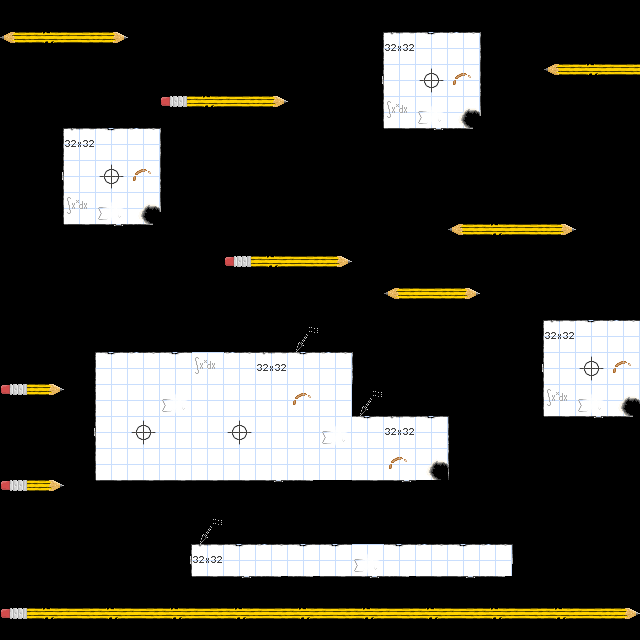

Below is a game level as drawn by its tile map, then a one-line description and the .tmx file that defines it, in full:
An orthogonal 20x20 tile map with 32x32 px tiles, 3 tile layers (background layer, player layer, foreground layer), 2 tilesets and 3 objects.

<map version="1.0" orientation="orthogonal" width="20" height="20" tilewidth="32" tileheight="32">
 <tileset firstgid="1" name="research_sketch_tiles01" tilewidth="32" tileheight="32">
  <image source="../images/research_sketch_tiles01.png" trans="ff00ff" width="320" height="320" />
 </tileset>
 <tileset firstgid="101" name="player" tilewidth="24" tileheight="48">
  <image source="../images/science_guy_frames01.png" trans="ff00ff" width="144" height="144" />
 </tileset>
 <layer name="background layer" width="20" height="20">
  <data encoding="csv">
0,0,0,0,0,0,0,0,0,0,0,0,0,0,0,0,0,0,0,0,
0,0,0,0,0,0,0,0,0,0,0,0,0,0,0,0,0,0,0,0,
0,0,0,0,0,0,0,0,0,0,0,0,0,0,0,0,0,0,0,0,
0,0,0,0,0,0,0,0,0,0,0,0,0,0,0,0,0,0,0,0,
0,0,0,0,0,0,0,0,0,0,0,0,0,0,0,0,0,0,0,0,
0,0,0,0,0,0,0,0,0,0,0,0,0,0,0,0,0,0,0,0,
0,0,0,0,0,0,0,0,0,0,0,0,0,0,0,0,0,0,0,0,
0,0,0,0,0,0,0,0,0,0,0,0,0,0,0,0,0,0,0,0,
0,0,0,0,0,0,0,0,0,0,0,0,0,0,0,0,0,0,0,0,
0,0,0,0,0,0,0,0,0,0,0,0,0,0,0,0,0,0,0,0,
0,0,0,0,0,0,0,0,0,12,0,0,0,0,0,0,0,0,0,0,
0,0,0,0,0,0,0,0,0,0,0,0,0,0,0,0,0,0,0,0,
0,0,0,0,0,0,0,0,0,0,0,12,0,0,0,0,0,0,0,0,
0,0,0,0,0,0,0,0,0,0,0,0,0,0,0,0,0,0,0,0,
0,0,0,0,0,0,0,0,0,0,0,0,0,0,0,0,0,0,0,0,
0,0,0,0,0,0,0,0,0,0,0,0,0,0,0,0,0,0,0,0,
0,0,0,0,0,0,12,0,0,0,0,0,0,0,0,0,0,0,0,0,
0,0,0,0,0,0,0,0,0,0,0,0,0,0,0,0,0,0,0,0,
0,0,0,0,0,0,0,0,0,0,0,0,0,0,0,0,0,0,0,0,
0,0,0,0,0,0,0,0,0,0,0,0,0,0,0,0,0,0,0,0
</data>
 </layer>
 <layer name="player layer" width="20" height="20">
  <data encoding="csv">
0,0,0,0,0,0,0,0,0,0,0,0,0,0,0,0,0,0,0,0,
2,3,4,5,0,0,0,0,0,0,0,21,22,23,24,25,0,0,0,0,
0,0,0,0,0,0,0,0,0,0,0,31,32,33,34,35,0,2,3,4,
0,0,0,0,0,1,3,4,5,0,0,41,42,43,44,45,0,0,0,0,
0,21,22,23,24,25,0,0,0,0,0,51,52,53,54,55,0,0,0,0,
0,31,32,33,34,35,0,0,0,0,0,0,0,0,0,0,0,0,0,0,
0,41,42,43,44,45,0,0,0,0,0,0,0,0,0,0,0,0,0,0,
0,51,52,53,54,55,0,0,0,0,0,0,0,0,2,3,4,5,0,0,
0,0,0,0,0,0,0,1,3,4,5,0,0,0,0,0,0,0,0,0,
0,0,0,0,0,0,0,0,0,0,0,0,2,4,5,0,0,0,0,0,
0,0,0,0,0,0,0,0,0,0,0,0,0,0,0,0,21,22,23,24,
0,0,21,23,24,23,42,24,22,23,24,25,0,0,0,0,31,32,33,34,
1,5,21,32,32,43,32,32,32,34,32,0,0,0,0,0,41,42,43,44,
0,0,31,32,33,32,32,33,32,32,43,23,22,23,35,0,51,52,53,54,
0,0,41,32,32,32,32,32,32,32,32,32,34,44,25,0,0,0,0,0,
1,5,0,52,52,52,52,52,53,54,51,52,53,0,0,0,0,0,0,0,
0,0,0,0,0,0,0,13,14,13,14,13,14,0,0,0,0,0,0,0,
0,0,0,0,0,31,22,23,24,23,23,43,23,24,23,24,45,0,0,0,
0,0,0,0,0,0,52,53,54,54,52,53,54,52,53,54,0,0,0,0,
1,3,4,3,4,3,4,3,4,3,4,3,4,3,4,3,4,3,4,5
</data>
 </layer>
 <layer name="foreground layer" width="20" height="20">
  <data encoding="csv">
0,0,0,0,0,0,0,0,0,0,0,0,0,0,0,0,0,0,0,0,
0,0,0,0,0,0,0,0,0,0,0,0,0,0,0,0,0,0,0,0,
0,0,0,0,0,0,0,0,0,0,0,0,0,0,0,0,0,0,0,0,
0,0,0,0,0,0,0,0,0,0,0,0,0,0,0,0,0,0,0,0,
0,0,0,0,0,0,0,0,0,0,0,0,0,0,0,0,0,0,0,0,
0,0,0,0,0,0,0,0,0,0,0,0,0,0,0,0,0,0,0,0,
0,0,0,0,0,0,0,0,0,0,0,0,0,0,0,0,0,0,0,0,
0,0,0,0,0,0,0,0,0,0,0,0,0,0,0,0,0,0,0,0,
0,0,0,0,0,0,0,0,0,0,0,0,0,0,0,0,0,0,0,0,
0,0,0,0,0,0,0,0,0,0,0,0,0,0,0,0,0,0,0,0,
0,0,0,0,0,0,0,0,0,0,0,0,0,0,0,0,0,0,0,0,
0,0,0,0,0,0,0,0,0,0,0,0,0,0,0,0,0,0,0,0,
0,0,0,0,0,0,0,0,0,0,0,0,0,0,0,0,0,0,0,0,
0,0,0,0,0,0,0,0,0,0,0,0,0,0,0,0,0,0,0,0,
0,0,0,0,0,0,0,0,0,0,0,0,0,0,0,0,0,0,0,0,
0,0,0,0,0,0,0,0,0,0,0,0,0,0,0,0,0,0,0,0,
0,0,0,0,0,0,0,0,0,0,0,0,0,0,0,0,0,0,0,0,
0,0,0,0,0,0,0,0,0,0,0,0,0,0,0,0,0,0,0,0,
0,0,0,0,0,0,0,0,0,0,0,0,0,0,0,0,0,0,0,0,
0,0,0,0,0,0,0,0,0,0,0,0,0,0,0,0,0,0,0,0
</data>
 </layer>
 <objectgroup name="player" width="20" height="20">
  <object gid="101" x="199" y="349" />
 </objectgroup>
 <objectgroup name="enemy1" width="20" height="20">
  <object x="308" y="241" />
  <object x="430" y="274" />
 </objectgroup>
</map>
